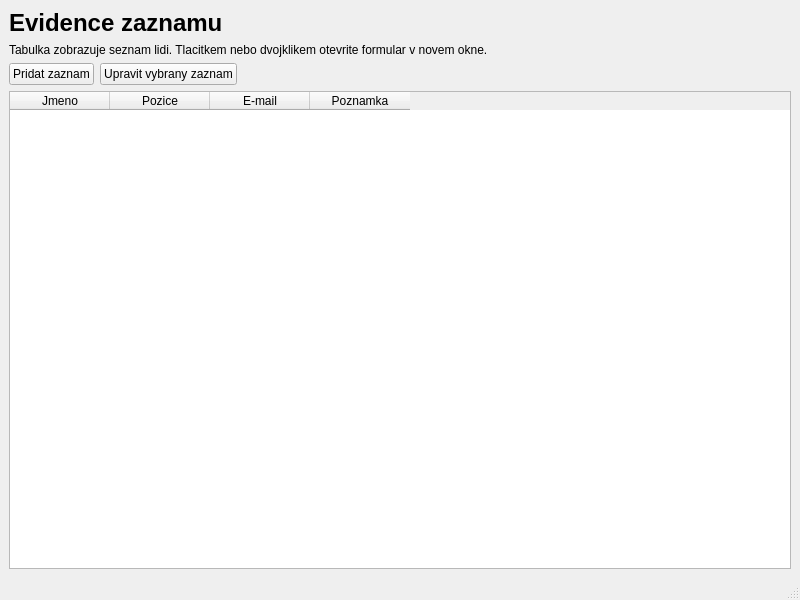
<?xml version="1.0" encoding="UTF-8"?>
<ui version="4.0">
 <class>MainWindow</class>
 <widget class="QMainWindow" name="MainWindow">
  <property name="geometry">
   <rect>
    <x>0</x>
    <y>0</y>
    <width>800</width>
    <height>600</height>
   </rect>
  </property>
 <property name="windowTitle">
   <string>Sprava kontaktu</string>
  </property>
  <widget class="QWidget" name="centralwidget">
   <layout class="QVBoxLayout" name="verticalLayout">
    <item>
     <widget class="QLabel" name="labelTitle">
      <property name="text">
       <string>Evidence zaznamu</string>
      </property>
      <property name="styleSheet">
       <string notr="true">font-size: 24px;
font-weight: 700;</string>
      </property>
     </widget>
    </item>
    <item>
     <widget class="QLabel" name="labelDescription">
      <property name="text">
       <string>Tabulka zobrazuje seznam lidi. Tlacitkem nebo dvojklikem otevrite formular v novem okne.</string>
      </property>
      <property name="wordWrap">
       <bool>true</bool>
      </property>
     </widget>
    </item>
    <item>
     <layout class="QHBoxLayout" name="horizontalLayoutButtons">
      <item>
       <widget class="QPushButton" name="buttonAdd">
        <property name="text">
         <string>Pridat zaznam</string>
        </property>
       </widget>
      </item>
      <item>
       <widget class="QPushButton" name="buttonEdit">
        <property name="text">
         <string>Upravit vybrany zaznam</string>
        </property>
       </widget>
      </item>
      <item>
       <spacer name="horizontalSpacer">
        <property name="orientation">
         <enum>Qt::Orientation::Horizontal</enum>
        </property>
        <property name="sizeHint" stdset="0">
         <size>
          <width>40</width>
          <height>20</height>
         </size>
        </property>
       </spacer>
      </item>
     </layout>
    </item>
    <item>
     <widget class="QTableWidget" name="tableRecords">
      <column>
       <property name="text">
        <string>Jmeno</string>
       </property>
      </column>
      <column>
       <property name="text">
        <string>Pozice</string>
       </property>
      </column>
      <column>
       <property name="text">
        <string>E-mail</string>
       </property>
      </column>
      <column>
       <property name="text">
        <string>Poznamka</string>
       </property>
      </column>
     </widget>
    </item>
   </layout>
  </widget>
  <widget class="QMenuBar" name="menubar">
   <property name="geometry">
    <rect>
     <x>0</x>
     <y>0</y>
     <width>800</width>
     <height>23</height>
    </rect>
   </property>
  </widget>
  <widget class="QStatusBar" name="statusbar"/>
 </widget>
 <resources/>
 <connections/>
</ui>
